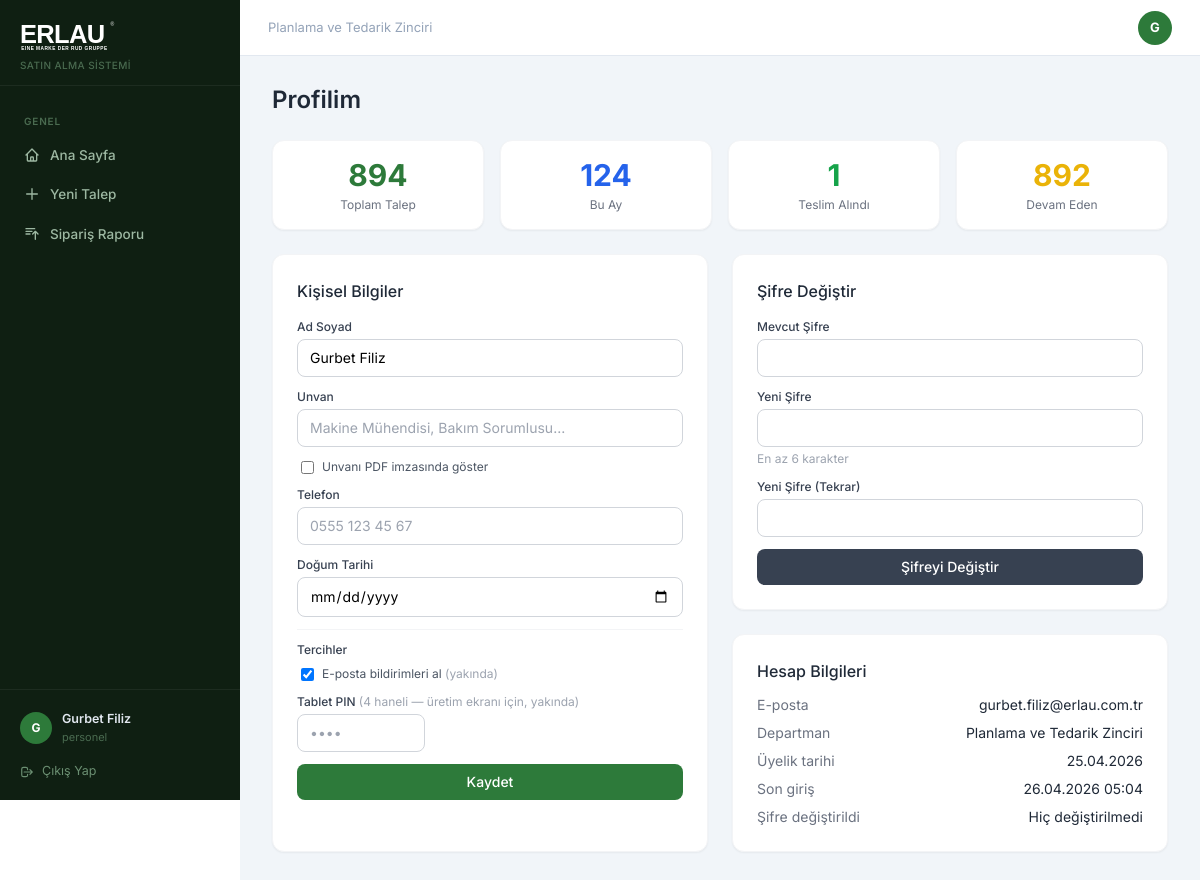
Screenshot of /profil (signed in) with the database file from the repository.
### app/models.py (models this page shows)
class User(db.Model, UserMixin):
    id = db.Column(db.Integer, primary_key=True)
    name = db.Column(db.String(100), nullable=False)
    email = db.Column(db.String(120), unique=True, nullable=False)
    password = db.Column(db.String(200), nullable=False)
    role = db.Column(db.String(20), default='personel')
    department_id = db.Column(db.Integer, db.ForeignKey('department.id'))
    created_at = db.Column(db.DateTime, default=datetime.utcnow)
    is_active = db.Column(db.Boolean, default=True)
    unvan = db.Column(db.String(100))
    telefon = db.Column(db.String(20))
    dogum_tarihi = db.Column(db.Date)
    unvan_pdf_goster = db.Column(db.Boolean, default=False)
    son_giris = db.Column(db.DateTime)
    sifre_degisim_tarihi = db.Column(db.DateTime)
    tablet_pin = db.Column(db.String(6))
    bildirim_email = db.Column(db.Boolean, default=True)
    talepler = db.relationship('TalepFormu', backref='talep_eden', lazy=True)

class Department(db.Model):
    id = db.Column(db.Integer, primary_key=True)
    name = db.Column(db.String(100), nullable=False, unique=True)
    users = db.relationship('User', backref='department', lazy=True)

### app/routes.py (the view, shortened to what this page needs)
@main.route('/profil', methods=['GET', 'POST'])
@login_required
def profil():
    from sqlalchemy import func
    toplam = TalepFormu.query.filter_by(talep_eden_id=current_user.id).count()
    durum_sayilari = dict(
        db.session.query(TalepFormu.durum, func.count(TalepFormu.id))
        .filter_by(talep_eden_id=current_user.id)
        .group_by(TalepFormu.durum).all()
    )
    bu_ay_baslangic = datetime.utcnow().replace(day=1, hour=0, minute=0, second=0, microsecond=0)
    bu_ay = TalepFormu.query.filter(
        TalepFormu.talep_eden_id == current_user.id,
        TalepFormu.created_at >= bu_ay_baslangic
    ).count()
    return render_template('profil.html', toplam=toplam, durum_sayilari=durum_sayilari, bu_ay=bu_ay)

### app/models.py (called while the page is built)
@login_manager.user_loader
def load_user(user_id):
    return User.query.get(int(user_id))

### app/templates/profil.html (shortened to what this page needs)
{% extends 'base.html' %}
{% block content %}
<div class="max-w-4xl mx-auto">
  <h1 class="text-2xl font-semibold text-gray-800 mb-6">Profilim</h1>
  <div class="grid grid-cols-2 md:grid-cols-4 gap-4 mb-6">
    <div class="bg-white rounded-xl border border-gray-100 shadow-sm p-4 text-center">
      <div class="text-3xl font-bold erlau-green-text">{{ toplam }}</div>
      <div class="text-xs text-gray-500 mt-1">Toplam Talep</div>
    </div>
    <div class="bg-white rounded-xl border border-gray-100 shadow-sm p-4 text-center">
      <div class="text-3xl font-bold text-blue-600">{{ bu_ay }}</div>
      <div class="text-xs text-gray-500 mt-1">Bu Ay</div>
    </div>
    <div class="bg-white rounded-xl border border-gray-100 shadow-sm p-4 text-center">
      <div class="text-3xl font-bold text-green-600">{{ durum_sayilari.get('teslim_alindi', 0) }}</div>
      <div class="text-xs text-gray-500 mt-1">Teslim Alındı</div>
    </div>
    <div class="bg-white rounded-xl border border-gray-100 shadow-sm p-4 text-center">
      <div class="text-3xl font-bold text-yellow-500">{{ durum_sayilari.get('bekliyor', 0) + durum_sayilari.get('onaylandi', 0) + durum_sayilari.get('yolda', 0) }}</div>
      <div class="text-xs text-gray-500 mt-1">Devam Eden</div>
    </div>
  </div>
  <div class="grid grid-cols-1 md:grid-cols-2 gap-6">
    <div class="bg-white rounded-xl border border-gray-100 shadow-sm p-6">
      <h2 class="font-medium text-gray-800 mb-4">Kişisel Bilgiler</h2>
      <form method="POST">
        <div class="space-y-3">
          <div>
            <label class="block text-xs font-medium text-gray-700 mb-1">Ad Soyad</label>
            <input type="text" name="name" value="{{ current_user.name }}" required
              class="w-full border border-gray-300 rounded-lg px-3 py-2 text-sm focus:outline-none focus:ring-2 focus:ring-green-400">
          </div>
          <div>
            <label class="block text-xs font-medium text-gray-700 mb-1">Unvan</label>
            <input type="text" name="unvan" value="{{ current_user.unvan or '' }}" placeholder="Makine Mühendisi, Bakım Sorumlusu..."
              class="w-full border border-gray-300 rounded-lg px-3 py-2 text-sm focus:outline-none focus:ring-2 focus:ring-green-400">
          </div>
          <div class="flex items-center gap-2 ml-1">
            <input type="checkbox" name="unvan_pdf_goster" value="1" id="unvan_pdf"
              class="rounded border-gray-300 text-green-600">
            <label for="unvan_pdf" class="text-xs text-gray-600">Unvanı PDF imzasında göster</label>
          </div>
          <div>
            <label class="block text-xs font-medium text-gray-700 mb-1">Telefon</label>
            <input type="tel" name="telefon" value="{{ current_user.telefon or '' }}" placeholder="0555 123 45 67"
              class="w-full border border-gray-300 rounded-lg px-3 py-2 text-sm focus:outline-none focus:ring-2 focus:ring-green-400">
          </div>
          <div>
            <label class="block text-xs font-medium text-gray-700 mb-1">Doğum Tarihi</label>
            <input type="date" name="dogum_tarihi" value="{{ current_user.dogum_tarihi.isoformat() if current_user.dogum_tarihi else '' }}"
              class="w-full border border-gray-300 rounded-lg px-3 py-2 text-sm focus:outline-none focus:ring-2 focus:ring-green-400">
          </div>
          <div class="border-t border-gray-100 pt-3">
            <p class="text-xs font-medium text-gray-700 mb-2">Tercihler</p>
            <div class="flex items-center gap-2 ml-1 mb-2">
              <input type="checkbox" name="bildirim_email" value="1" id="bildirim_email"
                {% if current_user.bildirim_email %}checked{% endif %}
                class="rounded border-gray-300 text-green-600">
              <label for="bildirim_email" class="text-xs text-gray-600">E-posta bildirimleri al <span class="text-gray-400">(yakında)</span></label>
            </div>
          </div>
          <div>
            <label class="block text-xs font-medium text-gray-700 mb-1">
              Tablet PIN <span class="text-gray-400 font-normal">(4 haneli — üretim ekranı için, yakında)</span>
            </label>
            <input type="password" name="tablet_pin" value="{{ current_user.tablet_pin or '' }}"
              placeholder="••••" maxlength="4" pattern="\d{4}"
              class="w-32 border border-gray-300 rounded-lg px-3 py-2 text-sm focus:outline-none focus:ring-2 focus:ring-green-400">
          </div>
          <button type="submit" class="w-full erlau-green text-white py-2 rounded-lg text-sm font-medium hover:opacity-90 mt-2">
            Kaydet
          </button>
        </div>
      </form>
    </div>
    <div class="space-y-6">
      <div class="bg-white rounded-xl border border-gray-100 shadow-sm p-6">
        <h2 class="font-medium text-gray-800 mb-4">Şifre Değiştir</h2>
        <form method="POST">
          <div class="space-y-3">
            <div>
              <label class="block text-xs font-medium text-gray-700 mb-1">Mevcut Şifre</label>
              <input type="password" name="mevcut_sifre" required
                class="w-full border border-gray-300 rounded-lg px-3 py-2 text-sm focus:outline-none focus:ring-2 focus:ring-green-400">
            </div>
            <div>
              <label class="block text-xs font-medium text-gray-700 mb-1">Yeni Şifre</label>
              <input type="password" name="yeni_sifre" required minlength="6"
                class="w-full border border-gray-300 rounded-lg px-3 py-2 text-sm focus:outline-none focus:ring-2 focus:ring-green-400">
              <p class="text-xs text-gray-400 mt-1">En az 6 karakter</p>
            </div>
            <div>
              <label class="block text-xs font-medium text-gray-700 mb-1">Yeni Şifre (Tekrar)</label>
              <input type="password" name="yeni_sifre_tekrar" required minlength="6"
                class="w-full border border-gray-300 rounded-lg px-3 py-2 text-sm focus:outline-none focus:ring-2 focus:ring-green-400">
            </div>
            <button type="submit" class="w-full bg-gray-700 text-white py-2 rounded-lg text-sm font-medium hover:bg-gray-800">
              Şifreyi Değiştir
            </button>
          </div>
        </form>
      </div>
      <div class="bg-white rounded-xl border border-gray-100 shadow-sm p-6">
        <h2 class="font-medium text-gray-800 mb-3">Hesap Bilgileri</h2>
        <div class="space-y-2 text-sm">
          <div class="flex justify-between">
            <span class="text-gray-500">E-posta</span>
            <span class="text-gray-800">{{ current_user.email }}</span>
          </div>
          <div class="flex justify-between">
            <span class="text-gray-500">Departman</span>
            <span class="text-gray-800">{{ current_user.department.name if current_user.department else '-' }}</span>
          </div>
          <div class="flex justify-between">
            <span class="text-gray-500">Üyelik tarihi</span>
            <span class="text-gray-800">{{ current_user.created_at.strftime('%d.%m.%Y') }}</span>
          </div>
          <div class="flex justify-between">
            <span class="text-gray-500">Son giriş</span>
            <span class="text-gray-800">{{ current_user.son_giris.strftime('%d.%m.%Y %H:%M') if current_user.son_giris else '-' }}</span>
          </div>
          <div class="flex justify-between">
            <span class="text-gray-500">Şifre değiştirildi</span>
            <span class="text-gray-800">{{ current_user.sifre_degisim_tarihi.strftime('%d.%m.%Y') if current_user.sifre_degisim_tarihi else 'Hiç değiştirilmedi' }}</span>
          </div>
        </div>
      </div>
    </div>
  </div>
</div>
{% endblock %}

### app/templates/base.html (shortened to what this page needs)
<!DOCTYPE html>
<html lang="tr">
<head>
<script src="https://cdn.tailwindcss.com"></script>
</head>
<body>
{% if current_user.is_authenticated %}
<div style="display:flex">
  <aside class="sidebar" style="position:sticky;top:0;height:100vh;overflow-y:auto;display:flex;flex-direction:column">
    <div style="padding:20px 20px 12px;border-bottom:1px solid rgba(255,255,255,.06)">
      <img src="{{ url_for('static', filename='logo.svg') }}" alt="Erlau" style="height:32px;filter:brightness(0) invert(1)">
      <p style="font-size:10px;color:#4a6b50;margin-top:6px;font-weight:500;letter-spacing:.04em">SATIN ALMA SİSTEMİ</p>
    </div>
    <nav style="padding:12px 0;flex:1">
      <div class="sidebar-section">Genel</div>
      <a href="{{ url_for('main.dashboard') }}" class="sidebar-link {% if request.endpoint == 'main.dashboard' %}active{% endif %}">
        <svg fill="none" stroke="currentColor" viewBox="0 0 24 24"><path stroke-linecap="round" stroke-linejoin="round" stroke-width="2" d="M3 12l2-2m0 0l7-7 7 7M5 10v10a1 1 0 001 1h3m10-11l2 2m-2-2v10a1 1 0 01-1 1h-3m-6 0a1 1 0 001-1v-4a1 1 0 011-1h2a1 1 0 011 1v4a1 1 0 001 1m-6 0h6"/></svg>
        Ana Sayfa
      </a>
      <a href="{{ url_for('main.yeni_talep') }}" class="sidebar-link {% if request.endpoint == 'main.yeni_talep' %}active{% endif %}">
        <svg fill="none" stroke="currentColor" viewBox="0 0 24 24"><path stroke-linecap="round" stroke-linejoin="round" stroke-width="2" d="M12 4v16m8-8H4"/></svg>
        Yeni Talep
      </a>
      <a href="{{ url_for('satin_alma.siparis_raporu') }}" class="sidebar-link {% if request.endpoint == 'satin_alma.siparis_raporu' %}active{% endif %}">
        <svg fill="none" stroke="currentColor" viewBox="0 0 24 24"><path stroke-linecap="round" stroke-linejoin="round" stroke-width="2" d="M3 4h13M3 8h9m-9 4h6m4 0l4-4m0 0l4 4m-4-4v12"/></svg>
        Sipariş Raporu
      </a>
    </nav>
    <div style="padding:12px;border-top:1px solid rgba(255,255,255,.06)">
      <a href="{{ url_for('main.profil') }}" style="display:flex;align-items:center;gap:10px;padding:8px;border-radius:8px;text-decoration:none;transition:background .15s" onmouseover="this.style.background='rgba(255,255,255,.06)'" onmouseout="this.style.background='transparent'">
        <div style="width:32px;height:32px;border-radius:50%;background:#2d7a3a;display:flex;align-items:center;justify-content:center;font-size:12px;font-weight:700;color:#fff;flex-shrink:0">{{ current_user.name[:1].upper() }}</div>
        <div style="flex:1;min-width:0">
          <p style="font-size:12.5px;font-weight:600;color:#e2e8f0;white-space:nowrap;overflow:hidden;text-overflow:ellipsis">{{ current_user.name }}</p>
          <p style="font-size:11px;color:#4a6b50;white-space:nowrap;overflow:hidden;text-overflow:ellipsis">{{ current_user.unvan or current_user.role }}</p>
        </div>
      </a>
      <a href="{{ url_for('auth.logout') }}" style="display:flex;align-items:center;gap:8px;padding:7px 8px;border-radius:8px;font-size:12.5px;color:#6b8f72;text-decoration:none;transition:all .15s;margin-top:2px" onmouseover="this.style.color='#ef4444';this.style.background='rgba(239,68,68,.08)'" onmouseout="this.style.color='#6b8f72';this.style.background='transparent'">
        <svg style="width:14px;height:14px" fill="none" stroke="currentColor" viewBox="0 0 24 24"><path stroke-linecap="round" stroke-linejoin="round" stroke-width="2" d="M17 16l4-4m0 0l-4-4m4 4H7m6 4v1a3 3 0 01-3 3H6a3 3 0 01-3-3V7a3 3 0 013-3h4a3 3 0 013 3v1"/></svg>
        Çıkış Yap
      </a>
    </div>
  </aside>
  <div class="content-area">
    <div class="topbar">
      <p style="font-size:13px;color:#94a3b8">{{ current_user.department.name if current_user.department else 'Erlau' }}</p>
      <a href="{{ url_for('main.profil') }}" style="width:34px;height:34px;border-radius:50%;background:#2d7a3a;display:flex;align-items:center;justify-content:center;font-size:13px;font-weight:700;color:#fff;text-decoration:none">{{ current_user.name[:1].upper() }}</a>
    </div>
    <div class="page-content">
{% endif %}
{% block content %}{% endblock %}
{% if current_user.is_authenticated %}
    </div>
  </div>
</div>
{% else %}
</div>
{% endif %}
</body>
</html>

### app/templates/base.html (style rules this page uses)
* { font-family: 'Inter', sans-serif; }
.sidebar { background: #0f1f12; min-height: 100vh; width: 240px; flex-shrink: 0; }
.sidebar-link { display: flex; align-items: center; gap: 10px; padding: 9px 16px; border-radius: 8px; font-size: 13.5px; font-weight: 500; color: #9db8a2; transition: all .15s; margin: 1px 8px; text-decoration: none; }
.sidebar-link svg { width: 16px; height: 16px; flex-shrink: 0; }
.sidebar-section { font-size: 10px; font-weight: 600; color: #4a6b50; text-transform: uppercase; letter-spacing: .08em; padding: 16px 24px 6px; }
.content-area { flex: 1; background: #f1f5f9; min-height: 100vh; overflow-x: hidden; }
.topbar { background: #fff; border-bottom: 1px solid #e2e8f0; padding: 0 28px; height: 56px; display: flex; align-items: center; justify-content: space-between; position: sticky; top: 0; z-index: 10; }
.erlau-green { background-color: #2d7a3a !important; }
.erlau-green-text { color: #2d7a3a !important; }
.page-content { padding: 28px; }

### rows the page displays
User: name "G", name "Gurbet Filiz", unvan+role "personel", bildirim_email "☑", email "gurbet.filiz@erlau.com.tr", created_at "25.04.2026", son_giris "26.04.2026 05:04", sifre_degisim_tarihi "Hiç değiştirilmedi"
Department: department "Planlama ve Tedarik Zinciri"

### other values shown
{{ toplam }} "894"
{{ bu_ay }} "124"
{{ durum_sayilari.get('teslim_alindi', 0) }} "1"
